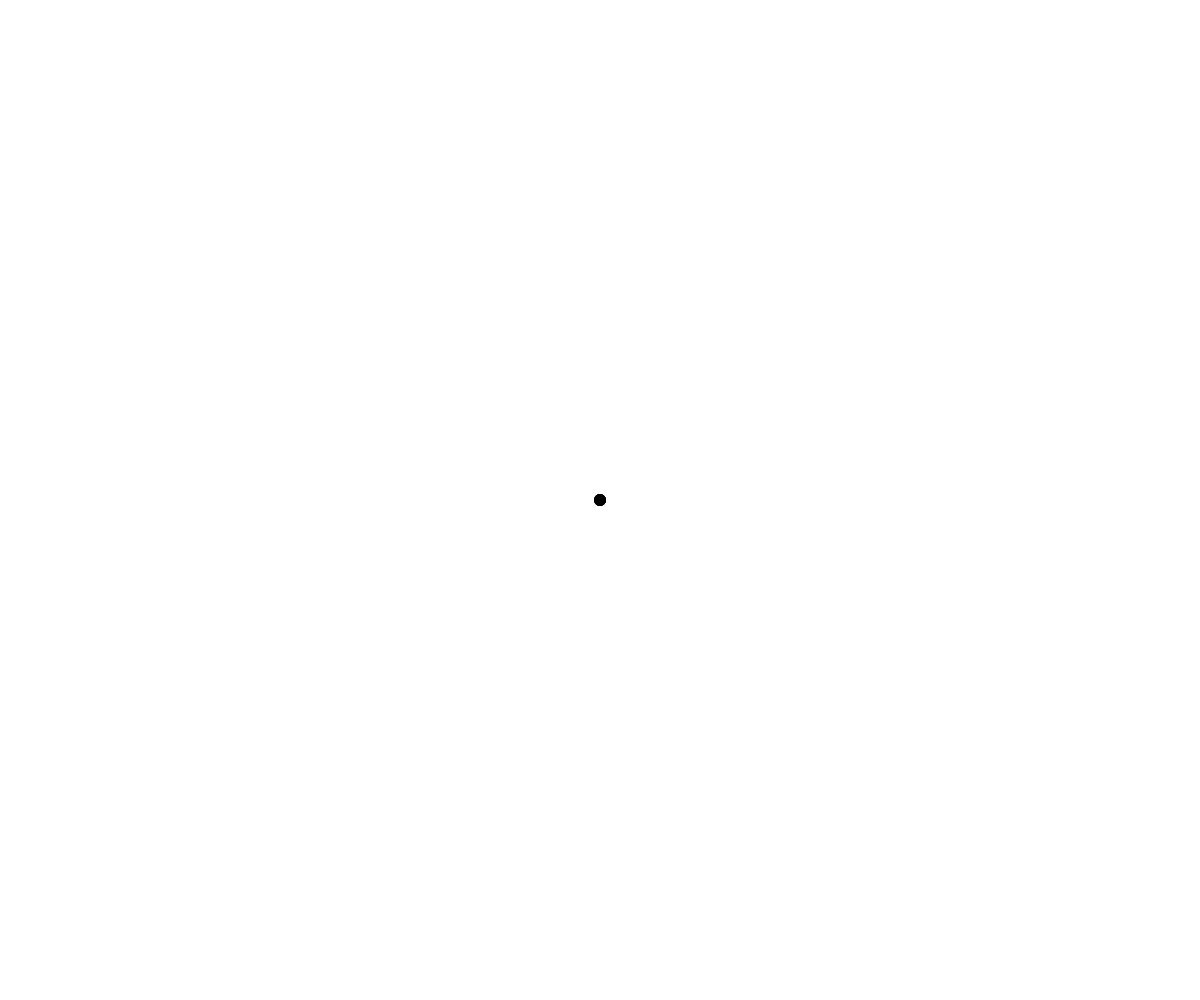
Frame 1 (no input)
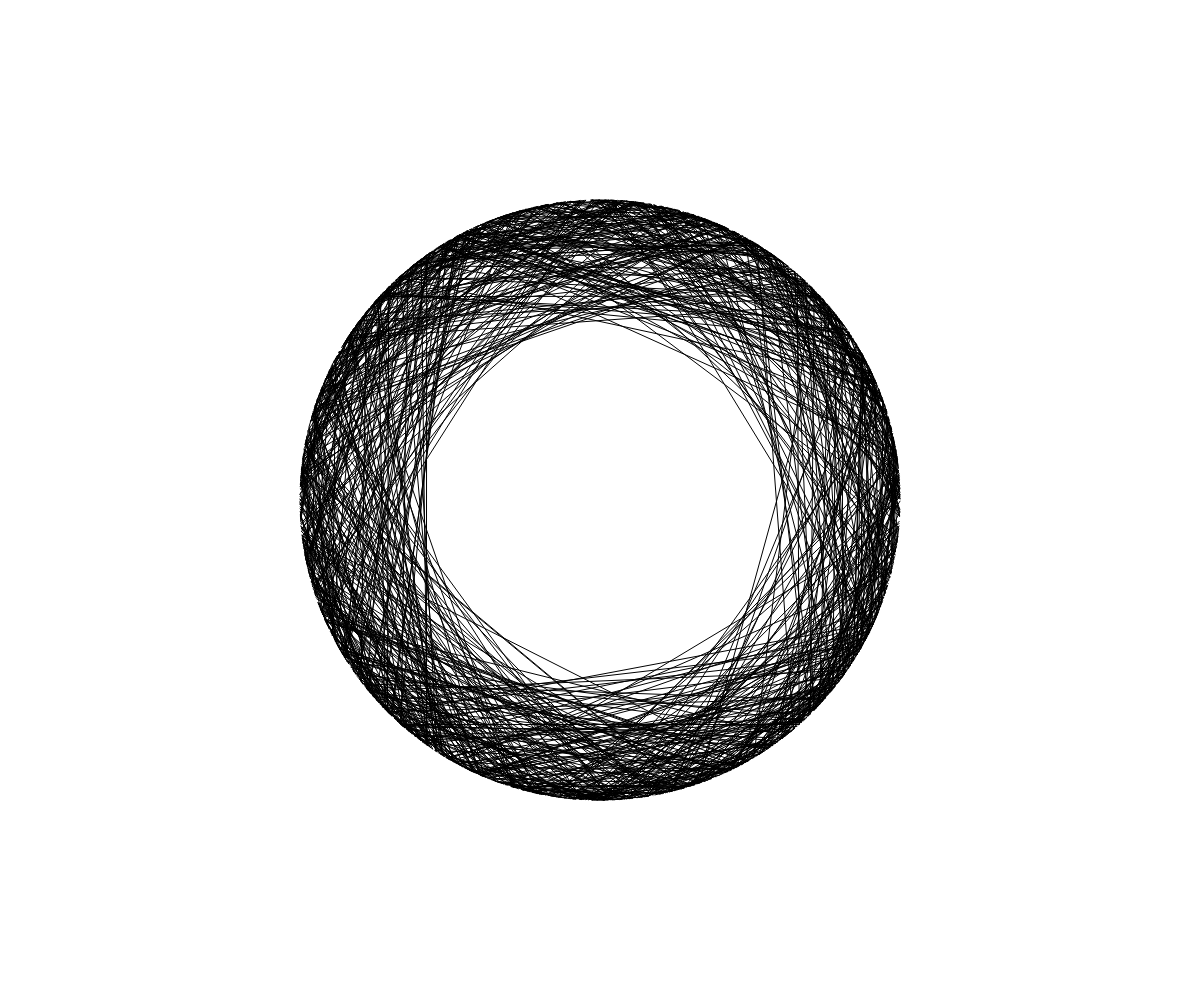
Frame 60 (no input)
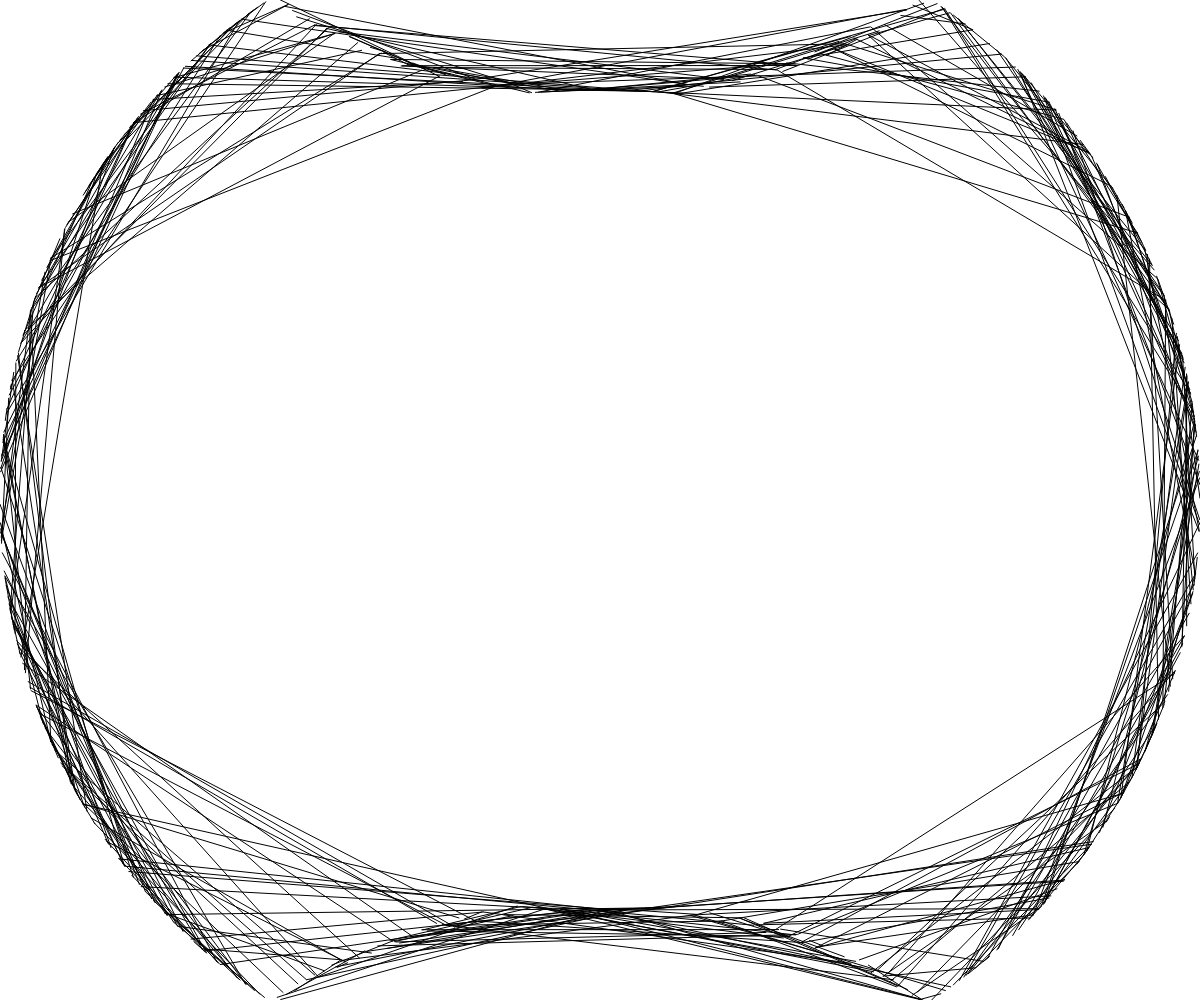
Frame 120 (the mouse pressed at the canvas centre since frame 60)

The p5.js sketch that drew these frames (run headless with seeded random() and noise() and a simulated clock; from frame 60 on, the mouse is pressed at the canvas centre):

// p5.js sketch
// ── sketch.js
var M = 1;
var N = 1500;


function reset (){
  
  pos = createVector(60,400);
v = createVector(2,6);
B = new Array(N);
C = new Array(M);

 
 
  
 
 for (n = 0; n<N ; n++ ){
     B[n] = new ball(width/2,height-1);
  }
}

function setup() {
  
  createCanvas (windowWidth,windowHeight);


reset();


}

function draw(){
 background(255);


 for (n = 0;n < N ; n++){
   B[n].evolv_draw();
 }
  
  
}
function rotatex (point,center,angle){
  
  var output = createVector(0,0);
 
  var point1 = p5.Vector.sub(point,center);
  
  output.x = point1.x * cos(angle) - point1.y * sin(angle);
  
  output.y = point1.x * sin(angle) + point1.y * cos(angle);
 
  output.add(center);
 
 return output;
  
 
  
}
var ball = function(){
  
  this.pos = createVector(width*0.5,height*0.5);
   this.v = p5.Vector.random2D();
    this.v.mult(random(5,5));
    
     this.pas = createVector(width*0.5,height*0.5);
      this.b = p5.Vector.random2D();
       this.b.mult(random(5,5));
       
       

  this.moons = createVector(this.pas.x, this.pas.y + 50 );
 this.moon = createVector(this.pos.x, this.pos.y + 50 );
 
 
   this.ball1 = createVector(this.pos.x,this.pos.y);
   this.ball2 = createVector(this.pas.x,this.pas.y);
    
  this.evolv_draw = function(){
    
    this.pos.add(this.v);
      this.pas.add(this.b);
      
     
    if (this.pas.x >= width || this.pas.x < 0){
    this.b.x= this.b.x*-1;
    }
      
    if (this.pas.y >= height || this.pas.y < 0){
      this.b.y= this.b.y*-1;
    }
    
    
      this.moons.add(this.b);
      this.moons = rotatex(this.moons,this.pas,0.1);
  
      this.moon.add(this.v);
      this.moon = rotatex(this.moon,this.pos,0.1);
   
    
    if (this.pos.x >= width || this.pos.x < 0){
      this.v.x= this.v.x*-1;
    }
    
    if (this.pos.y >= height || this.pos.y < 0){
      this.v.y= this.v.y*-1;
    }
     
     
    //line( this.pos.x , this.pos.y , this.pas.x , this.pas.y );
    fill(0,0,255 );
      //ellipse (this.pos.x , this.pos.y ,5 ,5 );
     
      //ellipse (this.pas.x , this.pas.y ,5 ,5 );
     
        //ellipse (this.moon.x , this.moon.y ,5 ,5 );
       
        //ellipse (this.moons.x , this.moons.y ,5 ,5 );
        
        
  
        this.diss = this.pas.dist(this.pos);
        
        if (this.diss < 500 ) {
          
          line(this.pos.x , this.pos.y , this.pas.x , this.pas.y);
          fill(255,0,0);
           //ellipse (this.pos.x , this.pos.y ,5 ,5 );
     
          //ellipse (this.pas.x , this.pas.y ,5 ,5 );
        }
          //if(this.diss > width+00){
            
            //reset();
            
      //    }
        
        };
    
  };
  
  

// ── particle.js

function particle(){
  
  
  this.pos = createVector(random(100),random(100));
   this.vel = p5.Vector.random2D(100);
   this.ass = createVector(0,0);
  
  
  this.update = function(){
    
   this.vel.add(this.acc);
   this.acc.add(this.vel);
  this.acc.mult(0);
}
  
 this.applyForce = function(force){
 this.acc.add(force);
}
  
  this.show = function(){
  stroke(0);
  point(this.pos.x,this.pos.y);
  
}}
